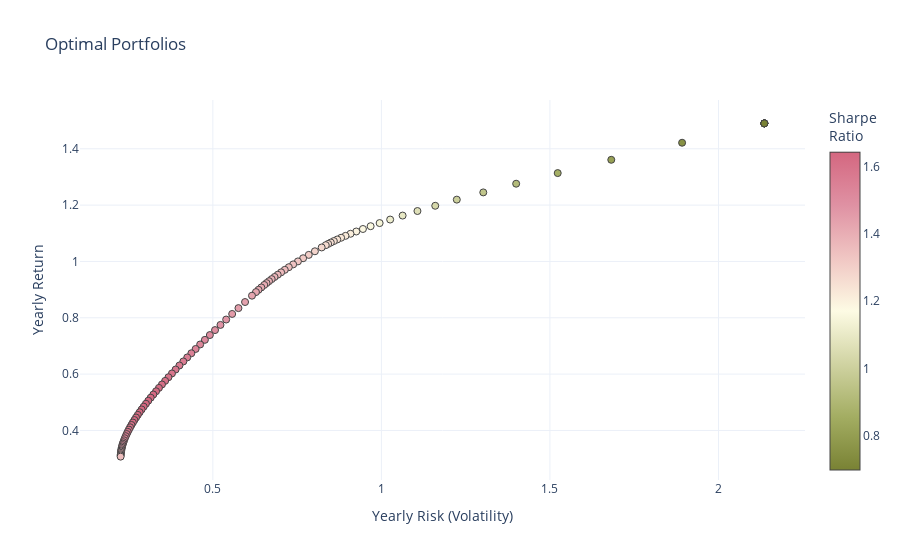

Here is the notebook cell this chart was saved with:
### Code cell
#-- Plot the risk vs. return of randomly generated portfolios
#- Convert the list from before into an array for easy plotting
mean_variance_pairs = np.array(mean_variance_pairs)
risk_free_rate=0 #-- Include risk free rate here for sharpe ratio

#-- Create Plot
fig = go.Figure()
fig.add_trace(go.Scatter(x=mean_variance_pairs[:,1]**0.5, 
                         y=mean_variance_pairs[:,0], 
                      #- Add color scale for sharpe ratio   
                      marker=dict(color=(mean_variance_pairs[:,0]-risk_free_rate)/(mean_variance_pairs[:,1]**0.5), 
                                  showscale=True, 
                                  size=7,
                                  line=dict(width=1),
                                  colorscale="ArmyRose",
                                  colorbar=dict(title="Sharpe<br>Ratio")
                                 ), 
                      mode='markers'))
#- Add title/labels
fig.update_layout(template='plotly_white',
                  xaxis=dict(title='Yearly Risk (Volatility)'),
                  yaxis=dict(title='Yearly Return'),
                  title='Optimal Portfolios',
                  coloraxis_colorbar=dict(title="Sharpe Ratio"))
